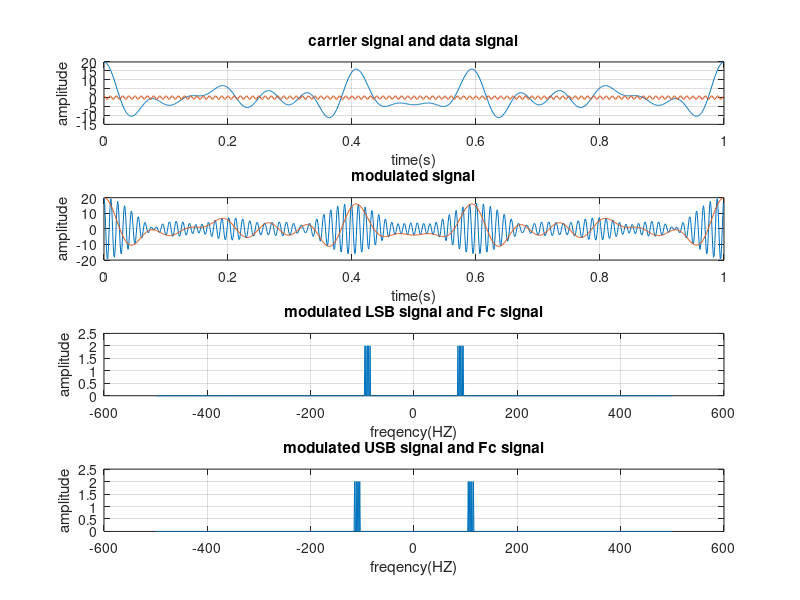

This chart was generated by the following MATLAB code:
clc;
clear all;
close all;



fs=1000;
dt=1/fs;
t=0:dt:1-dt;
a=4;
fm=10;
fm2=5;
fm3=7;
fm4= 15;
fm5= 12;

fc=100;

c= cos(2*pi*fc*t);
x= a*cos(2*pi*fm*t)+ a*cos(2*pi*fm2*t)+a*cos(2*pi*fm3*t)+a*cos(2*pi*fm4*t)+a*cos(2*pi*fm5*t);
Y_DSB= x.*c;

Xh= imag(hilbert(x));

Y_lsb= Y_DSB+ Xh.*sin(2*pi*fc*t);
Y_usb= Y_DSB- Xh.*sin(2*pi*fc*t);

subplot(4,1,1)
plot(t, x);
grid on
hold on
plot(t, c);
xlabel('time(s)')
ylabel('amplitude')
title('carrier signal and data signal')

subplot(4,1,2);
plot(t, Y_lsb);
hold on
plot(t, x);
xlabel('time(s)')
ylabel('amplitude')
title('modulated signal')
grid on


f= -fs/2:1:fs/2-1;
Y1= fftshift(fft(Y_lsb))/fs;
C= fftshift(fft(c)/fs);
subplot(4,1,3);
plot(f, abs(Y1));
xlabel('freqency(HZ)')
ylabel('amplitude')
title('modulated LSB signal and Fc signal')
grid on
hold on

Y2= fftshift(fft(Y_usb))/fs;
subplot(4,1,4);
plot(f, abs(Y2));
xlabel('freqency(HZ)')
ylabel('amplitude')
title('modulated USB signal and Fc signal')
grid on
hold on
subplot(4,1,4);
